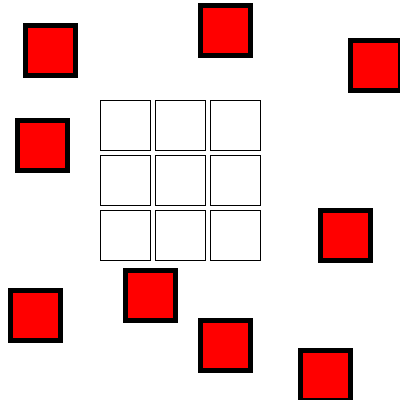
Frame 1 (no input)
Frame 60 (the mouse pressed at the canvas centre just before this capture): identical to frame 1, image omitted
Frame 120 (the mouse held since frame 60 and released just before this capture): identical to frame 1, image omitted

The Processing sketch that drew this single still picture (run headless with seeded random() and noise(); from frame 60 on, the mouse is pressed at the canvas centre):

// Processing sketch: processing_144033
// ── processing_144033.pde

Rubix cube1;
Rubix cube2;
Rubix cube3;
Rubix cube4;
Rubix cube5;
Rubix cube6;
Rubix cube7;
Rubix cube8;
Rubix cube9;

void setup(){
  size(400, 400);
  background(255);
  smooth();
  
cube1 = new Rubix(100,100,25,25);
cube2 = new Rubix(100,155,125,270);
cube3 = new Rubix(100, 210, 300, 350);
cube4 = new Rubix(155, 100, 10, 290);
cube5 = new Rubix(155, 155, 350, 40);
cube6 = new Rubix(155, 210, 200, 5);
cube7 = new Rubix(210, 100, 200, 320);
cube8 = new Rubix(210, 155, 320, 210);
cube9 = new Rubix(210, 210, 17, 120);


}

void draw(){
  background(255);
  
  cube1.update();
  cube1.display();
  
  cube2.update();
  cube2.display();
  
  cube3.update();
  cube3.display();
  
  cube4.update();
  cube4.display();
  
  cube5.update();
  cube5.display();
  
  cube6.update();
  cube6.display();
  
  cube7.update();
  cube7.display();
  
  cube8.update();
  cube8.display();
  
  cube9.update();
  cube9.display();
  
}






class Rubix{
  
  //variables declared here
  int s = 50;
int x1;
int y1;
int x2;
int y2;
int x;
int y;
int i = 2;
int t = 100;
int r;
int g;
int b;
int offset;
  
  Rubix(int tx, int ty, int vx, int vy){
    
    //variables initialized ("set up") here
    
 x1 = vx;
 y1 = vy;
 x2 = tx;
 y2 = ty;
 r = 255;
 g = 0;
 b = 0;
 offset = int(random(0,20));
    
  }
  
  void update(){
    
    //variables that get updated
    
      if (mousePressed){
    
   if(dist(x1, y1, mouseX-(s/2), mouseY-(s/2)) < s){ 
    x1 = (mouseX-(s/2))+offset; //if mouse is pressed, then the rectangle will follow the mouse
    y1 = (mouseY-(s/2))+offset;
   }
 
  }
  
if(dist(x1,y1,x2,y2) < 2){ //if the red square is moved over the invisible square, it will turn blue
  r = 0;
  g = 0;
  b = 255;
}else{
  r = 255;
  g = 0;
  b = 0;
}
  
    
  }
  
  void display(){
  
  strokeWeight(1);  
  noFill();
  rect(x2,y2,s,s); //invisible square
  
  
  
  fill(r,g,b);
  strokeWeight(5);
  stroke(0);
  rect(x1, y1, s,s);//red or blue rectangle
  
  
  
  
  
  
    
    //anything in your "object" that gets drawn to the screen
    
  }
  
}
